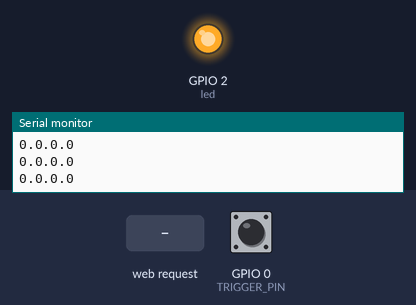
The sketch below on a simulated ESP8266 (NodeMCU). On the bench: output pins drawn as LEDs (lit = HIGH), the last lines printed to the serial monitor. The test bench sets the inputs (shaded band); at power-on: GPIO 0 (TRIGGER_PIN) HIGH. WiFi joins after 1.5 s; servers stay silent unless stated; storage starts empty.

Above: at 9.7 s.
9.8 s: HTTP request GET /on received
At 10.5 s:
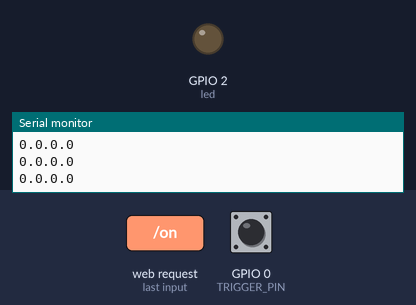
11.3 s: HTTP request GET /off received
At 11.6 s:
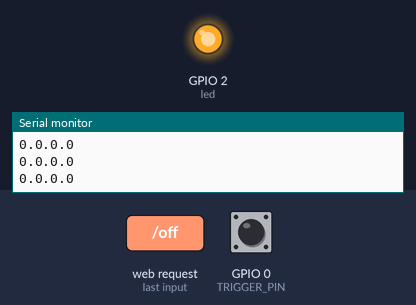
Timing chart, 0 to 14.3 s (numbered marks = the images above; inputs shaded):
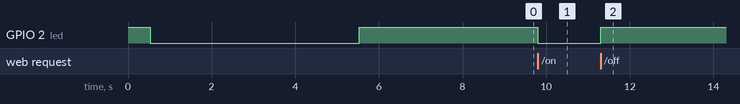

Measured:
- after the input at 9.8 s, GPIO 2 (led): HIGH → LOW at once
- after the input at 11.3 s, GPIO 2 (led): LOW → HIGH at once

The sketch:

1-34-1-spiffs03.ino
```cpp
#include "FS.h"
#include <ESP8266WiFi.h>
#include <WiFiClient.h>
#include <ESP8266WebServer.h>

#define TRIGGER_PIN 0 // trigger pin 0(D3) 2(D4)

char ssid[40] = "";
char password[50] = "";
char softAP_ssid[40] = "i2r-";
const char softAP_password[40] = "";
IPAddress apIP(192, 168, 4, 1);
IPAddress netMsk(255, 255, 255, 0);
ESP8266WebServer server(80);

int bootMode=0; //0:station  1:AP
const int led = 2;
unsigned long now,lastConnectTry = 0,count=0;

void setup() {
  pinMode(led, OUTPUT);
  digitalWrite(led, 1);
  Serial.begin(115200);

  Serial.println("mac address");
  //이름 자동으로 생성
  uint8_t mac[6]="";
  WiFi.macAddress(mac);
  sprintf(softAP_ssid,"i2r-%02x%02x%02x%02x%02x%02x%c",mac[5], mac[4], mac[3], mac[2], mac[1], mac[0],0);
  Serial.println(softAP_ssid);

  readConfig();
  if(ssid[0]==0)
    bootWifiAp();
  else
    bootWifiStation();
  Serial.println("Boot Mode : "+bootMode);

  server.on("/", handleRoot);
  server.on("/on", handleOn);
  server.on("/off", handleOff);
  server.on("/wifi", handleWifi);
  server.on("/wifisave", handleWifiSave);
  server.on("/scan", handleScan);
  server.onNotFound(handleNotFound);

  server.begin();
  Serial.println("HTTP server started");
}

void bootWifiAp() {
  bootMode=1; //0:station  1:AP
  /* Soft AP network parameters */
  Serial.println("AP Mode");
  WiFi.mode(WIFI_AP);
  WiFi.softAPConfig(apIP, apIP, netMsk);
  WiFi.softAP(softAP_ssid, softAP_password);
  delay(500); // Without delay I've seen the IP address blank
  Serial.print("AP IP address: ");
  Serial.println(WiFi.softAPIP());
  digitalWrite(led, 0); //상태 led로 표시
  // 접속 성공이면 led 5초간 점등 후 소등
  digitalWrite(led, 0);
  delay(5000);
  digitalWrite(led, 1);
}

void bootWifiStation() {
  //referance: https://www.arduino.cc/en/Reference/WiFiStatus
  //WL_NO_SHIELD:255 WL_IDLE_STATUS:0 WL_NO_SSID_AVAIL:1 WL_SCAN_COMPLETED:2
  //WL_CONNECTED:3 WL_CONNECT_FAILED:4 WL_CONNECTION_LOST:5 WL_DISCONNECTED:6
  //WiFi 연결
  bootMode=0; //0:station  1:AP
  Serial.println("Station Mode");
  WiFi.mode(WIFI_STA);
  WiFi.begin(ssid, password);

  while (WiFi.status() != WL_CONNECTED) {
    delay(500);
    Serial.print(".");
    //공장리셋
    if ( digitalRead(TRIGGER_PIN) == LOW )
      factoryDefault();
  }
  digitalWrite(led, 0);
  Serial.println("");
  Serial.println("WiFi connected");
  Serial.println("IP address: ");
  Serial.println(WiFi.localIP());
  // 접속 성공이면 led 5번 점등
  for(int i=0;i<5;i++) {
    digitalWrite(led, 0);
    delay(500);
    digitalWrite(led, 1);
    delay(500);
  }
}

void loop() {
  server.handleClient();

  now = millis();
  //와이파이 연결되면 1초 간격으로 점등
  unsigned int sWifi = WiFi.status();
  if(now >= (lastConnectTry + 1000)) {
    Serial.println ( WiFi.localIP() );
    lastConnectTry=now;
    count++;
    if(count>=3600*24)
      count=0;
  }

  //공장리셋
  if ( digitalRead(TRIGGER_PIN) == LOW )
    factoryDefault();
}
```

handleHttp.ino
```cpp
/** Handle root or redirect to captive portal */

void handleRoot() {
  String s;
  s="<meta name='viewport' content='width=device-width, initial-scale=1.0'/>";
  //s=s+"<meta http-equiv='refresh' content='5'/>";
  s=s+"<meta http-equiv='Content-Type' content='text/html;charset=utf-8' />";
  s=s+"<h1>김동일 웹서버 i2r.link</h1>";
  s=s+"<a href=\"on\"><button style='background-color:Lime; color:blue;'>켜짐 on</button></a>";
  s=s+"&nbsp&nbsp";
  s=s+"<a href=\"off\"><button style='background-color:Gray; color:blue;'>꺼짐 off</button></a>";
  if(bootMode==1)
    s=s+"<br><br>AP & IP :&emsp;"+String(softAP_ssid)+"&emsp;<a href='http://"+WiFi.softAPIP().toString()+"'/>"+WiFi.softAPIP().toString()+"</a>";
  else
    s=s+"<br><br>AP & IP :&emsp;"+String(softAP_ssid)+"&emsp;<a href='http://"+WiFi.localIP().toString()+"'/>"+WiFi.localIP().toString()+"</a>";
  s=s+"<p><a href='/wifi'>네트웍공유기를 바꾸려면 누르세요.</a></p>";

  server.send(200, "text/html", s);
}


void handleOn() {
  digitalWrite(led, 0);
  GoHome();
}

void handleOff() {
  digitalWrite(led, 1);
  GoHome();
}

void GoHome() {
  String s,ipS;
  IPAddress ip;
  if(bootMode==1)
    ip = apIP;
  else
    ip = WiFi.localIP();

  ipS=String(ip[0])+"."+String(ip[1])+"."+String(ip[2])+"."+String(ip[3]);
    s="<meta http-equiv='refresh' content=\"0;url='http://"+ipS+"/'\">";
  server.send(200, "text/html", s);
}

void handleNotFound() {
  String message = "File Not Found\n\n";
  message += "URI: ";
  message += server.uri();
  message += "\nMethod: ";
  message += (server.method() == HTTP_GET) ? "GET" : "POST";
  message += "\nArguments: ";
  message += server.args();
  message += "\n";
  for (uint8_t i = 0; i < server.args(); i++) {
    message += " " + server.argName(i) + ": " + server.arg(i) + "\n";
  }
  server.send(404, "text/plain", message);
}

void handleWifi() {
  String s;
  String s1= String(ssid);
  s="<meta name=\"viewport\" content=\"width=device-width, user-scalable=no\", meta http-equiv=\"Content-Type\" content=\"text/html;charset=utf-8\" />";
  //s=s+"<meta http-equiv='refresh' content='5'/>";
  s=s+"<h1>Wifi 사양</h1>";
  if (server.client().localIP() == apIP) {
    Serial.println(String(softAP_ssid));
    //s=s+String("<p>연결된 AP: ") + sAP_ssid + "</p>";
    s=s+String("<p>연결된 AP: 192.168.4.1") + "</p>";
  } else {
    s=s+"<p>연결된 와이파이 " + String(ssid) + "</p>";
  }
  s=s+"<table><tr><th align='left'>SoftAP 사양</th></tr>";
  s=s+"<tr><td>SSID " + String(softAP_ssid) + "</td></tr>";
  s=s+"<tr><td>IP   " + toStringIp(WiFi.softAPIP()) + "</td></tr>"+"</table>";
  s=s+"<br /><table><tr><th align='left'>WLAN 사양</th></tr>";
  s=s+"<tr><td>SSID " + String(ssid) + "</td></tr>";
  s=s+"<tr><td>IP   " + toStringIp(WiFi.localIP()) + "</td></tr>"+"</table>";

  s=s+"<br /><table><tr><th align='left'>검색된 와이파이 (SSID)</th></tr>";
  Serial.println("scan start");
  int n = WiFi.scanNetworks();
  Serial.println("scan done");
  if (n > 0) {
    for (int i = 0; i < n; i++)
      s=s+"\r\n<tr><td>" + WiFi.SSID(i) + "</td></tr>";
      //s=s+"\r\n<tr><td>SSID " + WiFi.SSID(i) + String((WiFi.encryptionType(i) == ENC_TYPE_NONE)?" ":" *") + " (" + WiFi.RSSI(i) + ")</td></tr>";
  }
  else
    s=s+"<tr><td>No WLAN found</td></tr>";
  s=s+"</table>";
  s=s+"<p><a href='/wifi'>와이파이가 없으면 다시 검색하세요.</a></p>";

  s=s+"<form method='POST' action='wifisave'><h4>연결하려는 와이파이 입력</h4>"
    +"와이파이 이름 <input type='text' value='"+ssid+"' name='n'/>"
    +"<br/><br/>비밀번호     <input type='password' value='"+password+"' name='p'/>"
    +"<br/><br/><input type='submit' value='      저    장      '/></form>"
    +"<p><a href='/'>메인 홈페이지로 가기</a>.</p>";
  server.send(200, "text/html", s);
}

/** Handle the WLAN save form and redirect to WLAN config page again */
void handleWifiSave() {
  Serial.println("wifi save");
  server.arg("n").toCharArray(ssid, sizeof(ssid) - 1);
  server.arg("p").toCharArray(password, sizeof(password) - 1);
  server.sendHeader("Location", "wifi", true);
  server.sendHeader("Cache-Control", "no-cache, no-store, must-revalidate");
  server.sendHeader("Pragma", "no-cache");
  server.sendHeader("Expires", "-1");
  server.send ( 302, "text/plain", "");  // Empty content inhibits Content-length header so we have to close the socket ourselves.
  server.client().stop(); // Stop is needed because we sent no content length
  saveConfig();
  //connect = strlen(ssid) > 0; // Request WLAN connect with new credentials if there is a SSID
  Serial.println(WiFi.waitForConnectResult());
  Serial.println(ssid);
  Serial.println(password);
  Serial.println("Reset");
  ESP.reset();
}

void handleScan() {
  String s;
  //s="{\"mac\":\""+sMac+"\",\"ip\":\""+WiFi.localIP().toString()+"\"}";
  server.send(200, "text/html", s);
}
```

tools.ino
```cpp
/** Is this an IP? */
boolean isIp(String str) {
  for (size_t i = 0; i < str.length(); i++) {
    int c = str.charAt(i);
    if (c != '.' && (c < '0' || c > '9')) {
      return false;
    }
  }
  return true;
}

/** IP to String? */
String toStringIp(IPAddress ip) {
  String res = "";
  for (int i = 0; i < 3; i++) {
    res += String((ip >> (8 * i)) & 0xFF) + ".";
  }
  res += String(((ip >> 8 * 3)) & 0xFF);
  return res;
}


void readConfig() {
  SPIFFS.begin();
  File f = SPIFFS.open("/config.txt", "r");
  if (!f) {
      Serial.println("file open failed");
  }  Serial.println("====== Reading from SPIFFS file =======");
  String s=f.readStringUntil('\n');
  s.toCharArray(ssid,s.length());
  ssid[s.length()]=0;
  s=f.readStringUntil('\n');
  s.toCharArray(password,s.length());
  password[s.length()]=0;
  f.close();
  SPIFFS.end();
  Serial.println("ssid: "+String(ssid));
  Serial.println("pw: "+String(password));
}

void saveConfig() {
  SPIFFS.begin();
  // Next lines have to be done ONLY ONCE!!!!!When SPIFFS is formatted ONCE you can comment these lines out!!
  //Serial.println("Please wait 30 secs for SPIFFS to be formatted");
  //SPIFFS.format();

  // open file for writing
  File f = SPIFFS.open("/config.txt", "w");
  if (!f) {
      Serial.println("file open failed");
  }
  f.println(ssid);
  f.println(password);
  f.close();
  SPIFFS.end();
  ESP.reset();
}

// trigger pin 0(D3) 2(D4)
void factoryDefault() {
    Serial.println("AP mode as Factory Deafault");
    Serial.println("Please wait over 3 min");
    SPIFFS.begin();
    SPIFFS.format();
    SPIFFS.end();
    ESP.reset();
}
```
